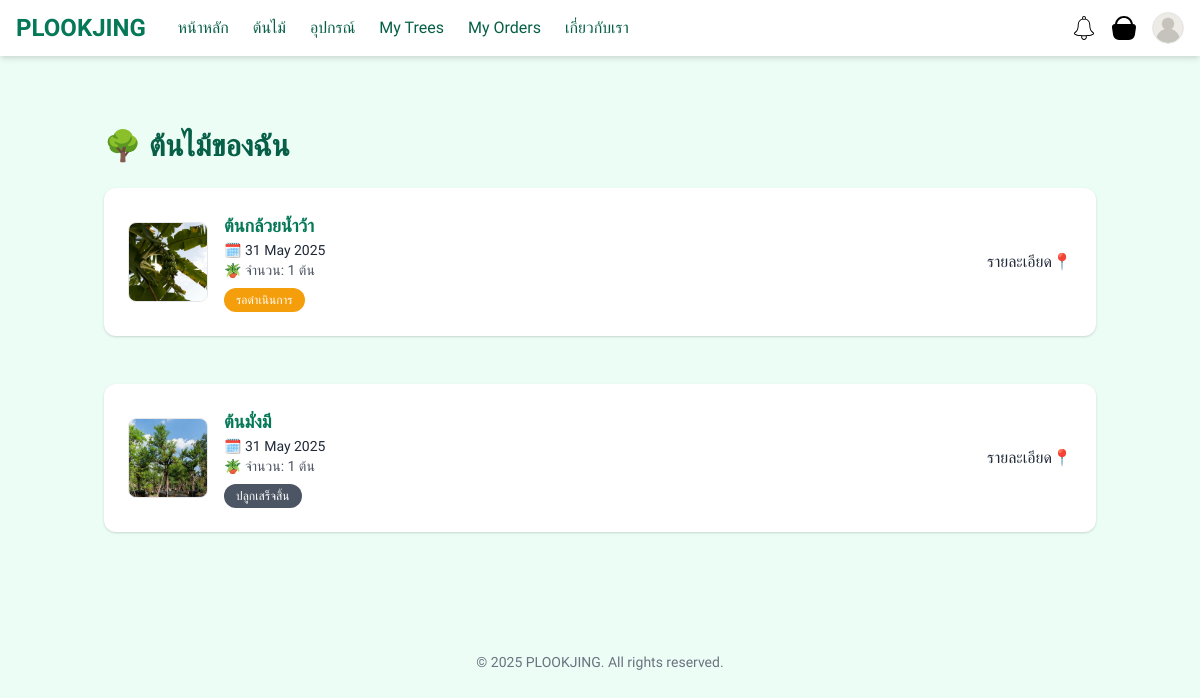
Page /my-trees/ (signed in) on the committed database.
### myapp/models.py (models this page shows, shortened)
class Tree(models.Model):
    name = models.CharField(max_length=100)
    species = models.CharField(max_length=100, default="Unknown")
    description = models.TextField(blank=True)
    image = models.ImageField(upload_to='tree/', null=True, blank=True)
    price = models.DecimalField(max_digits=10, decimal_places=2)

class UserPlanting(models.Model):
    STATUS_CHOICES = [
        ('pending', 'Pending'),
        ('planted', 'Planted'),
        ('growing', 'Growing'),
        ('completed', 'Completed'),
    ]
    user = models.ForeignKey(User, on_delete=models.CASCADE)
    tree = models.ForeignKey(Tree, on_delete=models.CASCADE)
    location_name = models.CharField(max_length=255, blank=True, null=True)
    quantity = models.PositiveIntegerField(default=1)
    total_price = models.DecimalField(max_digits=10, decimal_places=2, blank=True, null=True)
    planted_date = models.DateField(auto_now_add=True)
    status = models.CharField(max_length=20, choices=STATUS_CHOICES, default='pending')
    created_at = models.DateTimeField(auto_now_add=True)
    slip_url = models.FileField(upload_to='slips/', blank=True, null=True)

### myapp/views.py (the view)
# urls.py: path('my-trees/', views.my_trees, name='my_trees'),
@login_required
def my_trees(request):
    plantings = UserPlanting.objects.filter(user=request.user)
    STATUS_DISPLAY = {
        'pending': 'รอดำเนินการ',
        'planted': 'ปลูกแล้ว',
        'growing': 'กำลังเติบโต',
        'completed': 'ปลูกเสร็จสิ้น',
    }
    grouped = defaultdict(lambda: {
        'quantity': 0,
        'locations': set(),
        'planted_date': None,
        'tree': None,
        'status': None
    })
    for p in plantings:
        key = (p.tree.id, p.status)
        grouped[key]['quantity'] += getattr(p, 'quantity', 1)
        grouped[key]['locations'].add(p.location_name)
        grouped[key]['planted_date'] = p.planted_date
        grouped[key]['tree'] = p.tree
        grouped[key]['status'] = p.status
    grouped_plantings = [{
        'tree': v['tree'],
        'status': v['status'],
        'status_display': STATUS_DISPLAY.get(v['status'], v['status']),
        'quantity': v['quantity'],
        'location': ", ".join(v['locations']),
        'planted_date': v['planted_date']
    } for v in grouped.values()]
    grouped_plantings.sort(key=lambda x: x['planted_date'], reverse=True)
    return render(request, 'myapp/my_trees.html', {
        'plantings': grouped_plantings,
    })

### myapp/templates/myapp/my_trees.html (shortened to what this page needs)
{% extends 'base.html' %}
{% load static %}
{% block content %}
<div class="max-w-5xl mx-auto px-4 py-10 font-[Prompt]">
  <h1 class="text-3xl font-bold text-green-800 mb-6">🌳 ต้นไม้ของฉัน</h1>
  {% if plantings %}
    <div class="grid gap-6">
      {% for tree in plantings %}
        <div class="bg-white shadow rounded-xl p-6 flex justify-between items-center">
          <div class="flex items-center space-x-4">
            {% if tree.tree.image %}
              <img src="{{ tree.tree.image.url }}" alt="{{ tree.tree.name }}" class="w-20 h-20 object-cover rounded-lg border">
            {% else %}
              <div class="w-20 h-20 bg-gray-200 rounded-lg flex items-center justify-center text-gray-500 text-sm">
                ไม่มีรูป
              </div>
            {% endif %}
            <div>
              <div class="text-lg font-semibold text-green-700">{{ tree.tree.name }}</div>
              <div class="text-sm s="text-sm text-gray-600">🗓️ {{ tree.planted_date|date:"d M Y" }}</div>
              <div class="text-sm text-gray-600">🪴 จำนวน: {{ tree.quantity }} ต้น</div>
              <div class="text-sm mt-2">
                <span class="inline-block px-3 py-1 rounded-full text-white text-xs font-medium
                  {% if tree.status == 'pending' %} bg-yellow-500
                  {% elif tree.status == 'planted' %} bg-green-600
                  {% elif tree.status == 'growing' %} bg-blue-600
                  {% elif tree.status == 'completed' %} bg-gray-600
                  {% endif %}">
                  {{ tree.status_display }}
                </span>
              </div>
            </div>
          </div>
          <button onclick="openModal('modal-{{ forloop.counter }}')" class="text-orange-600 hover:underline">
            รายละเอียด📍 {{ tree.location_name }} </div>
      {% endfor %}
    </div>
  {% else %}
    <p class="text-gray-600">ยังไม่มีต้นไม้ที่ปลูก</p>
  {% endif %}
</div>
{% endblock %}

### myapp/templates/base.html (style rules this page uses)
body { font-family: 'Prompt', sans-serif; }

### rows in the picture
Tree: tree.image (picture), tree.name "ต้นกล้วยน้ำว้า", planted_date "31 May 2025", quantity "1", status_display "รอดำเนินการ"
Tree: tree.image (picture), tree.name "ต้นมั่งมี", planted_date "31 May 2025", quantity "1", status_display "ปลูกเสร็จสิ้น"
